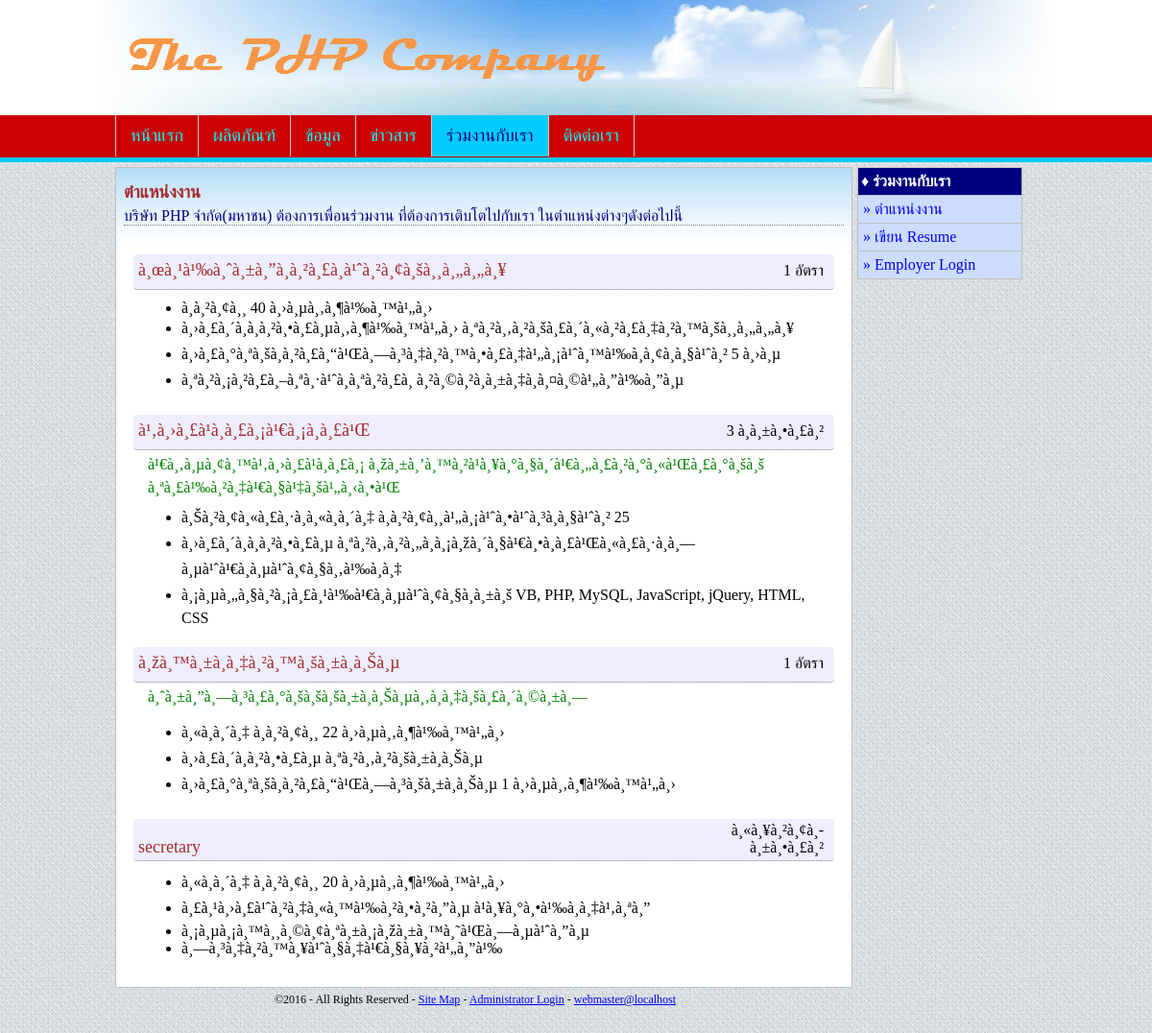
The page / on the database its author committed.
### tables this page shows
CREATE TABLE IF NOT EXISTS `jobs` (
  `job_id` smallint(5) unsigned NOT NULL AUTO_INCREMENT,
  `position` varchar(150) DEFAULT NULL,
  `quantity` varchar(50) DEFAULT NULL,
  `description` text,
  `date_post` datetime DEFAULT NULL,
  PRIMARY KEY (`job_id`)
);

CREATE TABLE IF NOT EXISTS `qualification` (
  `qual_id` mediumint(8) unsigned NOT NULL AUTO_INCREMENT,
  `job_id` smallint(5) unsigned DEFAULT NULL,
  `qual_text` varchar(250) DEFAULT NULL,
  PRIMARY KEY (`qual_id`)
);

### lib/pagination.php (called while the page is built, shortened)
<?php
$_rows_per_page = 10;
$_current_page = 1;
function page_query($link, $sql, $rows_per_page=10) {
	global $_start_row, $_rows_per_page, $_total_rows, $_current_page, $_total_pages;
	if(is_numeric($rows_per_page) && intval($rows_per_page) >= 1) {
		$_rows_per_page = $rows_per_page;
	}
	else {
		$_rows_per_page = 10;
	}
	$_start_row = ($_current_page - 1) * $_rows_per_page;
	$sql =  trim($sql);
	$pat_select = "/^select/i";
	$sql = preg_replace($pat_select, "SELECT SQL_CALC_FOUND_ROWS ", $sql);
	$pat_end_semicolon = "/;*$/i";
	$sql = preg_replace($pat_end_semicolon, "", $sql);
	$sql .= " LIMIT $_start_row, $_rows_per_page";
	$result = mysqli_query($link,$sql) or die(mysqli_error($link));
	$found_rows = mysqli_query($link, "SELECT FOUND_ROWS()") or die(mysqli_error($link));
	$row = mysqli_fetch_row($found_rows);
	$_total_rows = $row[0];
	return $result;
}
 ?>

### index.php (the view, shortened to what this page needs)
<!doctype html>
<html>
<head>
</head>
<body><?php include "header-nav.php"; ?>
<div class="container">
<article>
	<section id="title">
		<h3>ตำแหน่งงาน</h3>
        <div>บริษัท PHP จำกัด(มหาชน) ต้องการเพื่อนร่วมงาน ที่ต้องการเติบโตไปกับเรา ในตำแหน่งต่างๆดังต่อไปนี้</div>
	</section>
	<section id="content">
<?php
	include "dblink.php";
	include "lib/pagination.php";
	$sql = "SELECT * FROM jobs ORDER BY date_post DESC";
	$r1 = page_query($link, $sql, 5);
	while($job = mysqli_fetch_array($r1)) {
		$j =  $job['position'];
		$q = $job['quantity'];
		if(is_numeric($q)) {
			$q =  $job['quantity'] . " อัตรา";
		}
		echo "<div class=\"job\">
					<div class=\"position\">$j</div>
					<div class=\"quantity\">$q</div>
				</div><br>";
		if(!empty($job['description'])) {
			echo "<div class=\"desc\">{$job['description']}</div><br>";
		}
		$jid = $job['job_id'];
		$sql = "SELECT * FROM qualification WHERE job_id = $jid ORDER BY qual_id ASC";
		$r2 = mysqli_query($link, $sql);
		echo "<div class=\"qual\"><ul>";
		while($qual = mysqli_fetch_array($r2)) {
			if(!empty($qual['qual_text'])) {
				echo "<li>{$qual['qual_text']}</li>";
			}
		}
		echo "</ul>";
		echo "</div><br>";
	}
?>
	</section>
</article>
<aside> <?php include "side-menu.php"; ?></aside>
<?php include "footer.php";  ?>
</div>
</body>
</html>

### header-nav.php (shortened to what this page needs)
<div id="top">
<header>
</header>
<nav>
	 <div class="container">
		<a href=#>หน้าแรก</a><a href=#>ผลิตภัณฑ์</a><a href=#>ข้อมูล</a><a href=#>ข่าวสาร</a><a href=# class="active">ร่วมงานกับเรา</a><a href=#>ติดต่อเรา</a>
	 </div>
</nav>
</div>

### side-menu.php
	<div>&diams;&nbsp;ร่วมงานกับเรา</div>
	<a href="index.php">ตำแหน่งงาน</a>
<?php
if(!isset($_SESSION['user']))  {
	echo '
	<a href="write-resume.php">เขียน Resume</a>
    <a href="login.php">Employer Login</a>
	';
}
else {
	echo '
    <a href="add-jobs.php">เพิ่มตำแหน่งงาน</a>
    <a href="list-resume.php">ตรวจสอบ Resume</a>
    <a href="logout.php">ออกจากระบบ</a>
	';
}
?>

### footer.php
<div class="container">
   <footer>
   	&copy;<?php echo date('Y'); ?> - All Rights Reserved - <a href=#>Site Map</a> - <a href=#>Administrator Login</a> - <a href=#>webmaster@localhost</a>
   </footer>
   </div>
   <br>

### global.css (style rules this page uses)
* { font-family: tahoma; }
body { margin: 0px; background: #eee url(images/bg.jpg); min-width: 950px; }
div.container { width: 960px; margin: auto; }
header { width: auto; height: 120px; background: #fff url(images/bg-header.jpg) no-repeat center top; }
nav { width: auto; height: 44px; background: #C00; border-bottom: solid 5px #0cf; margin-bottom: 5px; }
nav div { height: auto; }
nav a { display: inline-block; height: auto; padding: 11px 15px; color: aqua; font: 18px tahoma; border-right: solid 1px #ccc; text-decoration: none; }
nav a:first-child { border-left: solid 1px #ccc; }
nav a.active { background: #0cf; color: navy; }
article { float: left; background: #fff url(images/bg-article.jpg) repeat-x; width: 750px; border: solid 1px silver; padding: 5px 8px; }
article section#title h3 { font-size: 18px; margin: 10px 0px 5px; color: brown; }
article section#title div { border-bottom: dotted 1px gray; color: navy; margin-bottom: 20px; }
aside { float: left; width: 170px; border:solid 1px silver; border-radius: 0px 0px 0px 0px; background: navy; margin-left: 5px; }
aside a { display: block; font-size: 16px; text-decoration: none; padding: 5px; color: blue; border-top: solid 1px silver; background: #cdf; }
aside a::before { content: '\00bb\00a0'; }
aside div { font-size: 16px; color: white; padding: 5px 3px; font-weight: bold; }
footer { width: 750px; clear: left; padding: 5px 0px 10px; text-align: center; font-size: 12px; }

### index.php (style rules this page uses)
section#content { padding: 5px 0px 10px 10px !important; }
section#content div { display: inline-block; }
div.job { width: 720px; background: #eef; border-bottom: dotted 1px gray; padding: 3px 5px; border-radius: 4px; margin-top: 5px; }
div.position { width: 550px; font-size: 18px; color: brown; }
div.quantity { width: 160px; border: solid 0px; text-align: right; }
div.desc { color: green; padding: 3px 0px 0px 15px; }
div.qual { width: 700px; padding-left: 10px; padding-top: 10px; }
ul { margin-top: 0px; }

### rows shown on the page
jobs: position "à¸œà¸¹à¹‰à¸ˆà¸±à¸”à¸à¸²à¸£à¸à¹ˆà¸²à¸¢à¸šà¸¸à¸„à¸„à¸¥", quantity "1 อัตรา"
qualification: qual_text "à¸­à¸²à¸¢à¸¸ 40 à¸›à¸µà¸‚à¸¶à¹‰à¸™à¹„à¸›"
qualification: qual_text "à¸›à¸£à¸´à¸à¸à¸²à¸•à¸£à¸µà¸‚à¸¶à¹‰à¸™à¹„à¸› à¸ªà¸²à¸‚à¸²à¸šà¸£à¸´à¸«à¸²à¸£à¸‡à¸²à¸™à¸šà¸¸à¸„à¸„à¸¥"
qualification: qual_text "à¸›à¸£à¸°à¸ªà¸šà¸à¸²à¸£à¸“à¹Œà¸—à¸³à¸‡à¸²à¸™à¸•à¸£à¸‡à¹„à¸¡à¹ˆà¸™à¹‰à¸­à¸¢à¸à¸§à¹ˆà¸² 5 à¸›à¸µ"
qualification: qual_text "à¸ªà¸²à¸¡à¸²à¸£à¸–à¸ªà¸·à¹ˆà¸­à¸ªà¸²à¸£à¸ à¸²à¸©à¸²à¸­à¸±à¸‡à¸à¸¤à¸©à¹„à¸”à¹‰à¸”à¸µ"
jobs: position "à¹‚à¸›à¸£à¹à¸à¸£à¸¡à¹€à¸¡à¸­à¸£à¹Œ", quantity "3 à¸­à¸±à¸•à¸£à¸²", description "à¹€à¸‚à¸µà¸¢à¸™à¹‚à¸›à¸£à¹à¸à¸£à¸¡ à¸žà¸±à¸’à¸™à¸²à¹à¸¥à¸°à¸§à¸´à¹€à¸„à¸£à¸²à¸°à¸«à¹Œà¸£à¸°à¸šà¸š à¸ªà¸£à¹‰à¸²à¸‡à¹€à¸§à¹‡à¸šà¹„à¸‹à¸•à¹Œ"
qualification: qual_text "à¸Šà¸²à¸¢à¸«à¸£à¸·à¸­à¸«à¸à¸´à¸‡ à¸­à¸²à¸¢à¸¸à¹„à¸¡à¹ˆà¸•à¹ˆà¸³à¸à¸§à¹ˆà¸² 25"
qualification: qual_text "à¸›à¸£à¸´à¸à¸à¸²à¸•à¸£à¸µ à¸ªà¸²à¸‚à¸²à¸„à¸­à¸¡à¸žà¸´à¸§à¹€à¸•à¸­à¸£à¹Œà¸«à¸£à¸·à¸­à¸—à¸µà¹ˆà¹€à¸à¸µà¹ˆà¸¢à¸§à¸‚à¹‰à¸­à¸‡"
qualification: qual_text "à¸¡à¸µà¸„à¸§à¸²à¸¡à¸£à¸¹à¹‰à¹€à¸à¸µà¹ˆà¸¢à¸§à¸à¸±à¸š VB, PHP, MySQL, JavaScript, jQuery, HTML, CSS"
jobs: position "à¸žà¸™à¸±à¸à¸‡à¸²à¸™à¸šà¸±à¸à¸Šà¸µ", quantity "1 อัตรา", description "à¸ˆà¸±à¸”à¸—à¸³à¸£à¸°à¸šà¸šà¸šà¸±à¸à¸Šà¸µà¸‚à¸­à¸‡à¸šà¸£à¸´à¸©à¸±à¸—"
qualification: qual_text "à¸«à¸à¸´à¸‡ à¸­à¸²à¸¢à¸¸ 22 à¸›à¸µà¸‚à¸¶à¹‰à¸™à¹„à¸›"
qualification: qual_text "à¸›à¸£à¸´à¸à¸²à¸•à¸£à¸µ à¸ªà¸²à¸‚à¸²à¸šà¸±à¸à¸Šà¸µ"
qualification: qual_text "à¸›à¸£à¸°à¸ªà¸šà¸à¸²à¸£à¸“à¹Œà¸—à¸³à¸šà¸±à¸à¸Šà¸µ 1 à¸›à¸µà¸‚à¸¶à¹‰à¸™à¹„à¸›"
jobs: position "secretary", quantity "à¸«à¸¥à¸²à¸¢à¸­à¸±à¸•à¸£à¸²"
qualification: qual_text "à¸«à¸à¸´à¸‡ à¸­à¸²à¸¢à¸¸ 20 à¸›à¸µà¸‚à¸¶à¹‰à¸™à¹„à¸›"
qualification: qual_text "à¸£à¸¹à¸›à¸£à¹ˆà¸²à¸‡à¸«à¸™à¹‰à¸²à¸•à¸²à¸”à¸µ à¹à¸¥à¸°à¸•à¹‰à¸­à¸‡à¹‚à¸ªà¸”"
qualification: qual_text "à¸¡à¸µà¸¡à¸™à¸¸à¸©à¸¢à¸ªà¸±à¸¡à¸žà¸±à¸™à¸˜à¹Œà¸—à¸µà¹ˆà¸”à¸µ"
qualification: qual_text "à¸—à¸³à¸‡à¸²à¸™à¸¥à¹ˆà¸§à¸‡à¹€à¸§à¸¥à¸²à¹„à¸”à¹‰"
